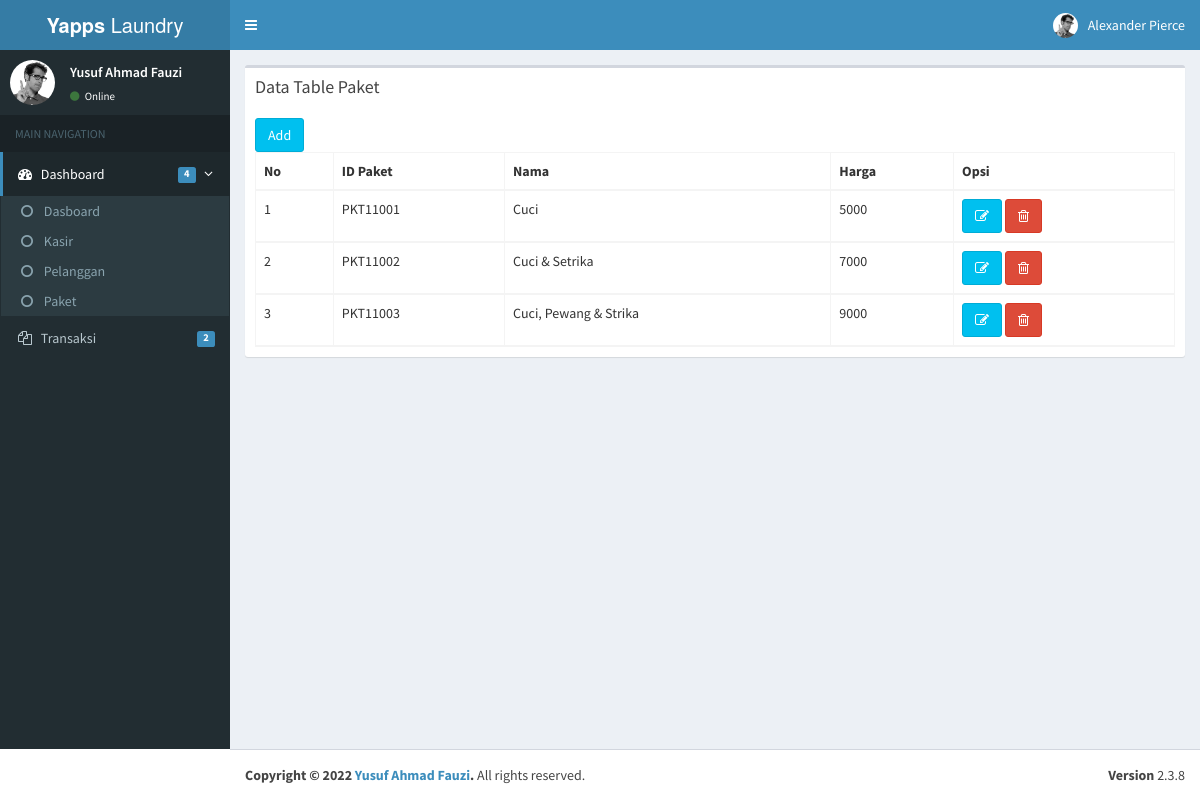
Screenshot of /page/Paket/tampil.php with the database file from the repository.
### tables this page shows
CREATE TABLE `tb_paket` (
  `id_paket` varchar(11) NOT NULL,
  `nm_paket` varchar(50) NOT NULL,
  `harga` varchar(50) NOT NULL
);

### page/database.php (called while the page is built, shortened)
<?php
class database{
    var $host = "localhost";
    var $username = "root";
    var $password = "";
    var $database = "laundry";
    var $koneksi = "";
    function __construct(){
        $this->koneksi = mysqli_connect($this->host, $this->username,
         $this->password, $this->database);
    }
    function tampil_data_paket(){
        $data = mysqli_query($this->koneksi, "select*from tb_paket");
        while($row = mysqli_fetch_array($data)){
            $hasil[] = $row;
        }
        return $hasil;
    }
}
?>

### page/Paket/tampil.php (the view, shortened to what this page needs)
<?php
include '../database.php';
$db = new database();
?>
<!DOCTYPE html>
<html>
<head>
  <link rel="stylesheet" href="../../bootstrap/css/bootstrap.min.css">
  <link rel="stylesheet" href="https://cdnjs.cloudflare.com/ajax/libs/font-awesome/4.5.0/css/font-awesome.min.css">
  <link rel="stylesheet" href="https://cdnjs.cloudflare.com/ajax/libs/ionicons/2.0.1/css/ionicons.min.css">
  <link rel="stylesheet" href="../../dist/css/AdminLTE.min.css">
  <link rel="stylesheet" href="../../dist/css/skins/_all-skins.min.css">
</head>
<body class="hold-transition skin-blue sidebar-mini">
<div class="wrapper">
  <header class="main-header">
    <a href="../../index2.html" class="logo">
      <span class="logo-lg"><b>Yapps </b>Laundry</span>
    </a>
    <nav class="navbar navbar-static-top">
      <a href="#" class="sidebar-toggle" data-toggle="offcanvas" role="button">
      </a>
      <div class="navbar-custom-menu">
        <ul class="nav navbar-nav">
          <li class="dropdown user user-menu">
            <a href="#" class="dropdown-toggle" data-toggle="dropdown">
              <img src="../../dist/img/user2-160x160.jpg" class="user-image" alt="User Image">
              <span class="hidden-xs">Alexander Pierce</span>
            </a>
          </li>
        </ul>
      </div>
    </nav>
  </header>
  <aside class="main-sidebar">
    <section class="sidebar">
      <div class="user-panel">
        <div class="pull-left image">
          <img src="../../dist/img/user2-160x160.jpg" class="img-circle" alt="User Image">
        </div>
        <div class="pull-left info">
          <p>Yusuf Ahmad Fauzi</p>
          <a href="#"><i class="fa fa-circle text-success"></i> Online</a>
        </div>
      </div>
      <ul class="sidebar-menu">
        <li class="header">MAIN NAVIGATION</li>
        <li class="active treeview">
          <a href="#">
            <i class="fa fa-dashboard"></i> <span>Dashboard</span>
            <span class="pull-right-container">
              <i class="fa fa-angle-left pull-right"></i>
              <span class="label label-primary pull-right">4</span>
            </span>
          </a>
          <ul class="treeview-menu">
            <li><a href="../../tampil.php"><i class="fa fa-circle-o"></i> Dasboard</a></li>
            <li><a href="../Kasir/tampil.php"><i class="fa fa-circle-o"></i> Kasir</a></li>
            <li><a href="../Pelanggan/tampil.php"><i class="fa fa-circle-o"></i> Pelanggan</a></li>
            <li><a href="../Paket/tampil.php"><i class="fa fa-circle-o"></i> Paket</a></li>
          </ul>
        </li>
        <li class="treeview">
          <a href="#">
            <i class="fa fa-files-o"></i>
            <span>Transaksi</span>
            <span class="pull-right-container">
              <span class="label label-primary pull-right">2</span>
            </span>
          </a>
        </li>
        </ul>
    </section>
  </aside>
  <div class="content-wrapper">
    <section class="content-header">
    <div class="box">
            <div class="box-header">
              <h3 class="box-title">Data Table Paket</h3>
            </div>
            <div class="box-body">
              <table id="example1" class="table table-bordered table-striped">
                <thead>
                <a href = "forminput.php" class="btn btn-info"></i> Add</a>
                <th>No</th>
                <th>ID Paket</th>
                <th>Nama</th>
                <th>Harga</th>
                <th>Opsi</th>
                <?php
                $no = 1;
                foreach ($db->tampil_data_paket() as $x){
                ?>
                <tr>
                <td><?php echo $no++; ?></td>
                <td><?php echo $x['id_paket']; ?></td>
                <td><?php echo $x['nm_paket']; ?></td>
                <td><?php echo $x['harga']; ?></td>
                <td>
                <a class="btn btn-info" href="edit.php?id=<?php echo $x['id_paket']; ?>&aksi=edit"><i class="fa fa-edit"></i></a>
                <a class="btn btn-danger" href="../inputdata.php?action=deletepaket&idpaket=<?php echo $x['id_paket']; ?>"><i class="fa  fa-trash-o"></i></a>
                </td>
              </tr>
              <?php } ?>
              </table>
            </div>
          </div>
          </div>
      </div>
  <footer class="main-footer">
    <div class="pull-right hidden-xs">
      <b>Version</b> 2.3.8
    </div>
    <strong>Copyright &copy; 2022 <a href="">Yusuf Ahmad Fauzi</a>.</strong> All rights
    reserved.
  </footer>
</body>
</html>

### rows the page displays
tb_paket: id_paket "PKT11001", nm_paket "Cuci", harga "5000"
tb_paket: id_paket "PKT11002", nm_paket "Cuci & Setrika", harga "7000"
tb_paket: id_paket "PKT11003", nm_paket "Cuci, Pewang & Strika", harga "9000"
